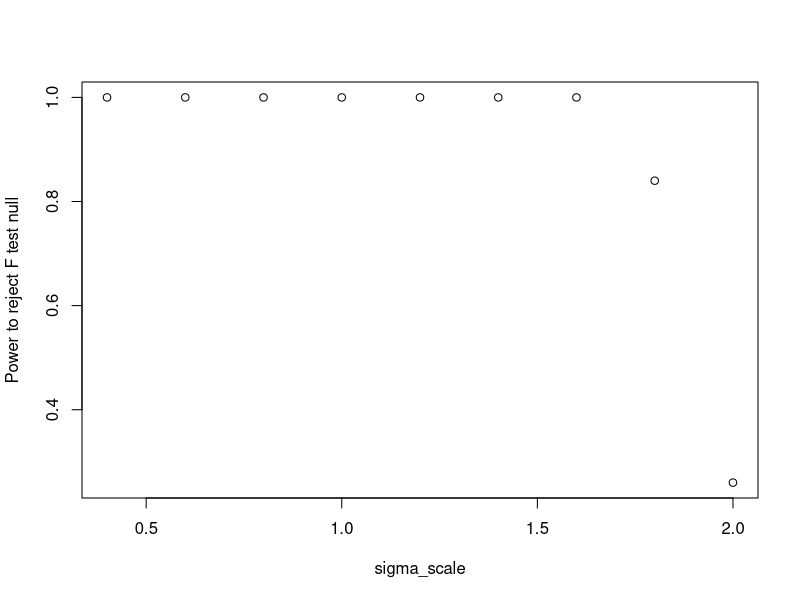
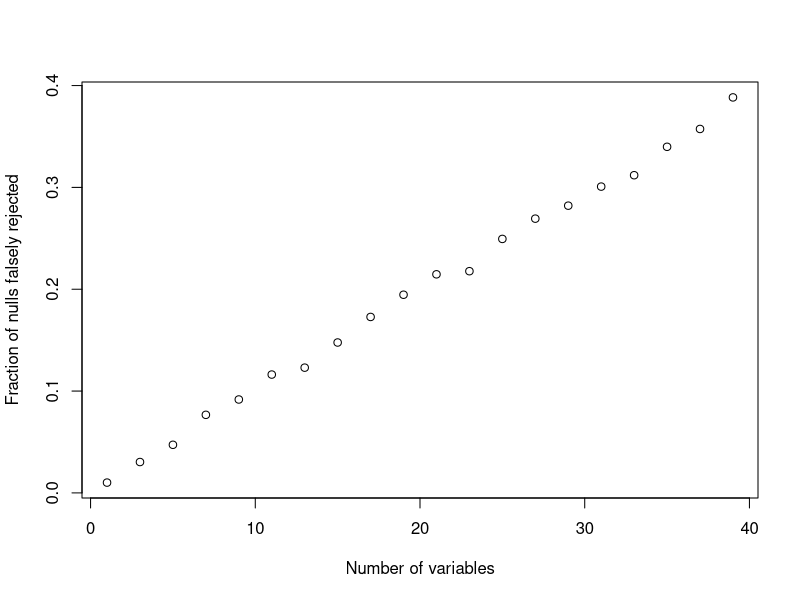
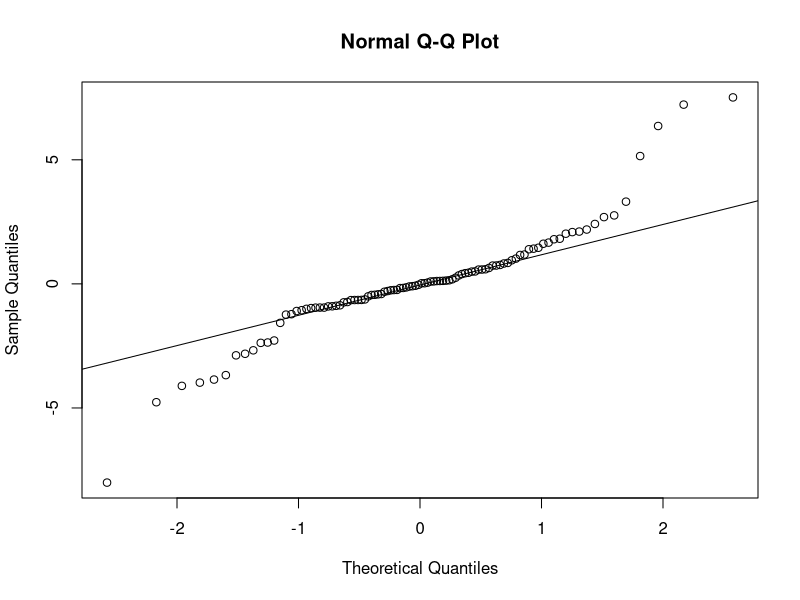
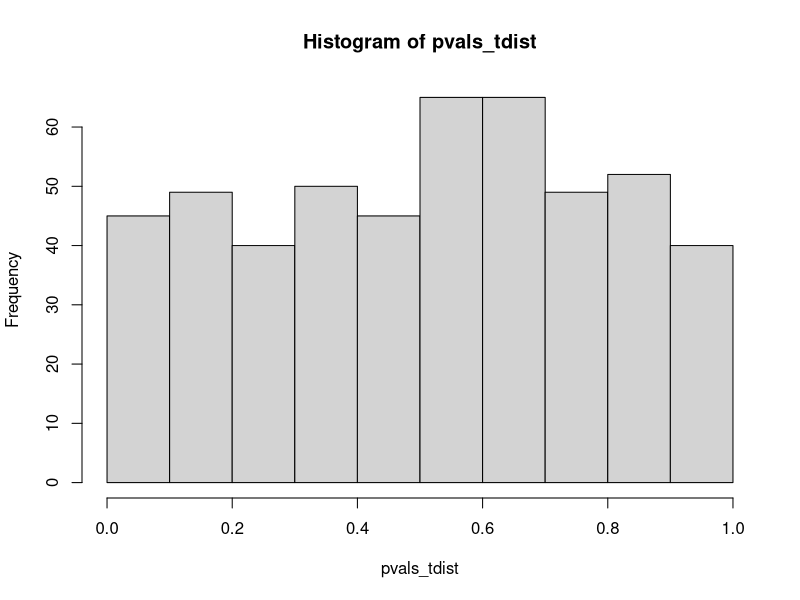
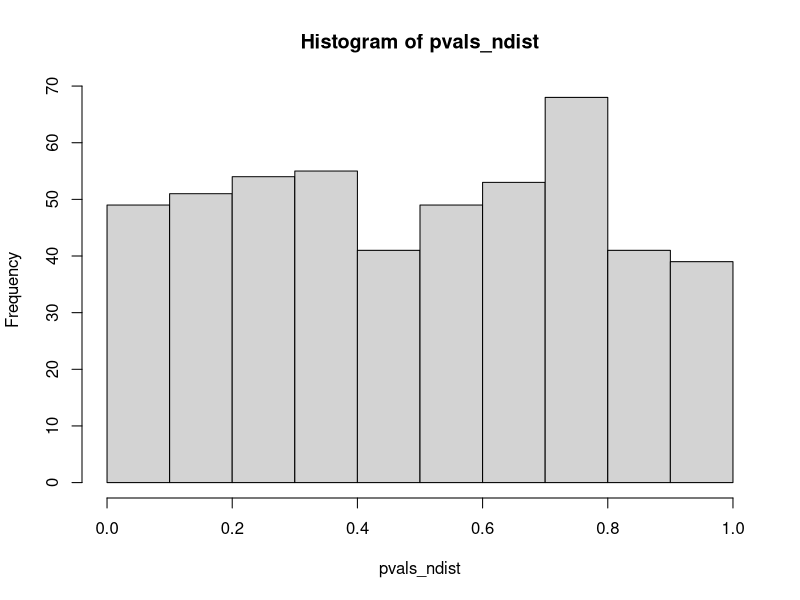

R code for these plots, in order: (Note: this script raises an error after producing the figures.)
## ---- chunk 1
knitr::opts_chunk$set(echo = TRUE)
## ---- chunk 2
# Generate random X with N rows and p columns.
generate_X <- function(N, p) {
  X <- matrix(runif(N * p), nrow=N)

  return(as.data.frame(X))
}
## ---- chunk 3
c
generate_error <- function(X, sigma) {
  return(sigma * rnorm(nrow(X)))
}

# Generate Y using X, beta, and the error.
generate_Y <- function(X, beta, sigma) {
  return(as.matrix(X) %*% beta + generate_error(X, sigma))
}
## ---- chunk 4
# Return the p value for the F test of a linear model.
f_p_value <- function(fit) {
  fstat <- summary(fit)$fstatistic
  
  pf(fstat["value"], fstat["numdf"], fstat["dendf"], lower.tail=FALSE)
}

# Return the R^2 for a linear model fit.
r_squared <- function(fit) {
  summary(fit)$r.squared
}
## ---- chunk 5
beta <- c(-0.2, 0, -0.8)
sigma <- 0.5 # scale teh normal distribution

# What sample sizes should we try?
#sample_sizes <- 10:100
beta_scale <- seq(0.4, 2, by=0.2)
sigma_scale <- seq(0.4, 2, by=0.2)

# For each sample size, what fraction of the tests were significant?
num_significant <- numeric(length(beta_scale))

# How many times should we try at each sample size?
num_trials <- 100
N <- 50

for (jj in seq_along(sigma_scale)) {
 # beta <- beta*beta_scale[jj]/1.0
  sigma <- sigma*sigma_scale[jj]
  
  for (ii in 1:num_trials) {
    X <- generate_X(N, length(beta))
    Y <- generate_Y(X, beta, sigma)
  
    fit <- lm(Y ~ ., data=X) # . means "all columns"
    
    if (f_p_value(fit) <= 0.05) {
      num_significant[jj] <- num_significant[jj] + 1
    }
  }
}

plot(sigma_scale, num_significant / num_trials,
     xlab="sigma_scale", ylab="Power to reject F test null")
## ---- chunk 6
sigma <- 0.5

# Sample size to try -- needs to be bigger than the number of variables
N <- 100

# How many variables to use in our model
num_variables <- seq(1, 40, by=2)

# For each number of variables, what fraction of the tests were significant?
num_significant <- numeric(length(num_variables))

# How many times should we try?
num_trials <- 50

# what is r squared?
rsq <- numeric(length(num_variables))

for (jj in seq_along(num_variables)) {
  p <- num_variables[jj]

  for (ii in 1:num_trials) {
    X <- generate_X(N, p)
    
    # Don't bother using generate_Y, because beta is 0. It would just do a matrix
    # multiplication with 0 for no purpose.
    Y <- generate_error(X, sigma)
    
    fit <- lm(Y ~ ., data=X)
    # stepwise regression 
    #step_fit <- step(fit, trace=0) # do stepwise regression
    
    # calculate r squared
    rsq[jj] <- rsq[jj]+ summary(fit)$r.squared
    
    #if (length(coef(step_fit)) > 1 && f_p_value(step_fit) <= 0.05) {
    # if (length(coef(fit)) > 1 && f_p_value(fit) <= 0.05) {
    #   num_significant[jj] <- num_significant[jj] + 1
    # }
  }
}

rsq <- rsq/num_trials # take the average of all the r squareds
plot(num_variables,rsq,  #num_significant / num_trials,
     xlab="Number of variables", ylab="Fraction of nulls falsely rejected")
## ---- chunk 7
# Generate errors for all X. The errors are t-distributed with 2 degrees of freedom.
generate_error_t <- function(X, sigma) {
  return(sigma * rt(nrow(X), df=2)) # rt generates random deviates.
}
## ---- chunk 8
data <- rt(100, df=2)
qqnorm(data)
qqline(data)
## ---- chunk 9
# https://stackoverflow.com/questions/5587676/pull-out-p-values-and-r-squared-from-a-linear-regression
lmp <- function (modelobject) {
    if (class(modelobject) != "lm") stop("Not an object of class 'lm' ")
    f <- summary(modelobject)$fstatistic
    p <- pf(f[1],f[2],f[3],lower.tail=F)
    attributes(p) <- NULL
    return(p)
}

sigma <- 0.5

# How many variables to use in our model
p <- 3
N <- c(5, 300) # try a large N and small N

# How many times should we try?
num_trials <- 500

for (jj in N) {
  X <- generate_X(jj, p)
  pvals_tdist <- numeric(length(num_trials))
  pvals_ndist <- numeric(length(num_trials))
  for (ii in 1:num_trials) {
    # https://stats.stackexchange.com/questions/117626/how-can-i-work-out-the-standard-deviation-of-a-t-distribution
    Y_tdist <- generate_error_t(X, sigma)*sqrt(jj)
    #Y_tdist <- Y_tdist/max(Y_tdist) #scale t distribution so it has the same standard deviation
    Y_ndist <- generate_error(X, sigma)
    fit_t <- lm(Y_tdist ~ ., data=X)
    fit_n <- lm(Y_ndist ~ ., data=X)
    
    pvals_tdist[ii] <- f_p_value(fit_t)
    pvals_ndist[ii] <- f_p_value(fit_n)
  }
  # now make a plot of the pvals.
  hist(pvals_tdist)
  hist(pvals_ndist)
  
  plot(d, col = "red", main = paste0("pval distribution for N=", jj))
  lines(d2)
 legend = c("bottomleft", legend= c("tdist", "ndist"))
 # title(main = paste0("pval distribution for N=", jj))
}
## ---- chunk 10
sigma <- 0.5

# For each number of variables, what fraction of the tests were significant?
num_significant <- numeric(length(num_variables))
num_significant_t <- numeric(length(num_variables))
# How many variables to use in our model
p <- 3
N <- seq(p, 500, by=5) # Sample size
n_pvals_tdist <- numeric(length(N))
n_pvals_ndist <- numeric(length(N))

for (jj in length(N)) {
  n <- N[jj]
  for (ii in 1:num_trials) {
    X <- generate_X(n, p)
    
    Y_tdist <- generate_error_t(X, sigma)/sqrt(n)#scale t distribution so it has the same standard deviation 
    Y_ndist <- generate_error(X, sigma)
    
    fit_t <- lm(Y_tdist ~ ., data=X)
    fit_n <- lm(Y_ndist ~ ., data=X)

    if (length(coef(fit_t)) > 1 && f_p_value(fit_t) <= 0.05) {
      num_significant_t[jj] <- num_significan_tt[jj] + 1
    }
    if (length(coef(fit_n)) > 1 && f_p_value(fit_n) <= 0.05) {
      num_significant_t[jj] <- num_significant_t[jj] + 1
    }
  }
}

# Do you observe any differences in the behavior of the hypothesis test?
     #xlab="N", ylab="Density")

# What do the effects of non-normality appear to be on the F test?
plot( num_significant_t / num_trials,
     xlab="Number of variables", ylab="Fraction of nulls falsely rejected")
lines(num_significant / num_trials)
 legend = c("bottomleft", legend= c("tdist", "ndist"))

